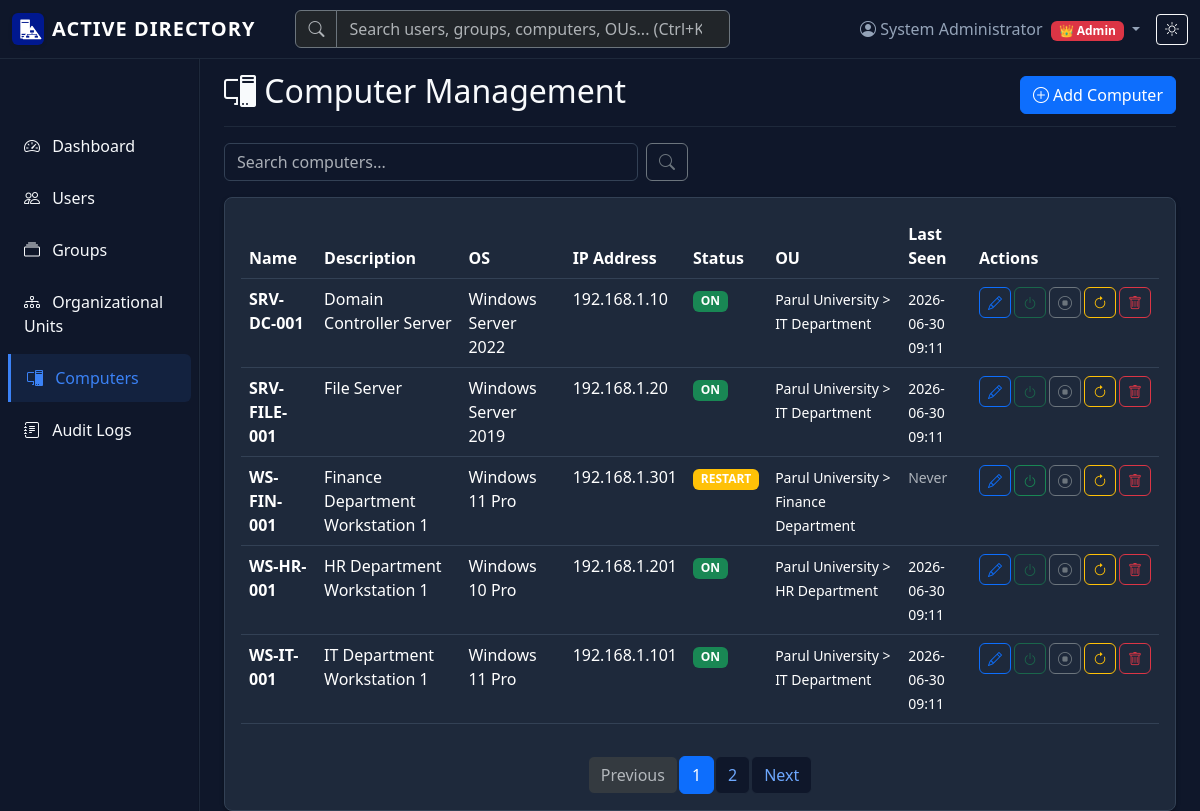
The app's page /computers (signed in) with its own data.
### models.py (models this page shows, shortened)
class User(UserMixin, db.Model):
    id = db.Column(db.Integer, primary_key=True)
    username = db.Column(db.String(80), unique=True, nullable=False, index=True)
    email = db.Column(db.String(120), unique=True, nullable=False, index=True)
    password_hash = db.Column(db.String(255), nullable=False)
    first_name = db.Column(db.String(50), nullable=False)
    last_name = db.Column(db.String(50), nullable=False)
    role = db.Column(db.String(20), nullable=False, default='User')  # Admin or User
    is_active = db.Column(db.Boolean, default=True, nullable=False)
    failed_attempts = db.Column(db.Integer, default=0, nullable=False)
    locked_until = db.Column(db.DateTime, nullable=True)
    created_at = db.Column(db.DateTime, default=lambda: datetime.now(timezone.utc), nullable=False)
    last_login = db.Column(db.DateTime, nullable=True)
    ou_id = db.Column(db.Integer, db.ForeignKey('organizational_unit.id'), nullable=True)
    groups = db.relationship('Group', secondary=group_members, lazy='subquery',
                           backref=db.backref('members', lazy=True))
    audit_logs = db.relationship('AuditLog', backref='user', lazy=True)
    def is_admin(self):
        if self.role == 'Admin':
            return True
        admin_groups = [g for g in self.groups if g.grant_admin_rights]
        return len(admin_groups) > 0

class Computer(db.Model):
    id = db.Column(db.Integer, primary_key=True)
    name = db.Column(db.String(100), unique=True, nullable=False, index=True)
    description = db.Column(db.Text, nullable=True)
    status = db.Column(db.String(20), nullable=False, default='OFF')  # ON, OFF, RESTART
    operating_system = db.Column(db.String(100), nullable=True)
    ip_address = db.Column(db.String(15), nullable=True)
    ou_id = db.Column(db.Integer, db.ForeignKey('organizational_unit.id'), nullable=True)
    created_at = db.Column(db.DateTime, default=lambda: datetime.now(timezone.utc), nullable=False)
    last_seen = db.Column(db.DateTime, nullable=True)

class OrganizationalUnit(db.Model):
    id = db.Column(db.Integer, primary_key=True)
    name = db.Column(db.String(100), nullable=False, index=True)
    description = db.Column(db.Text, nullable=True)
    parent_id = db.Column(db.Integer, db.ForeignKey('organizational_unit.id'), nullable=True)
    created_at = db.Column(db.DateTime, default=lambda: datetime.now(timezone.utc), nullable=False)
    updated_at = db.Column(db.DateTime, default=lambda: datetime.now(timezone.utc), onupdate=lambda: datetime.now(timezone.utc), nullable=False)
    __table_args__ = (
        db.UniqueConstraint('name', 'parent_id', name='uq_ou_name_parent'),
    )
    parent = db.relationship('OrganizationalUnit', remote_side=[id], backref='children')
    computers = db.relationship('Computer', backref='organizational_unit', lazy=True)
    users = db.relationship('User', backref='organizational_unit', lazy=True)
    groups = db.relationship('Group', backref='organizational_unit', lazy=True)
    def get_full_path(self):
        path = [self.name]
        current = self.parent
        while current:
            path.append(current.name)
            current = current.parent
        return ' > '.join(reversed(path))

### app.py (the view)
@app.route('/computers')
@login_required_with_message
def computers():
    page = request.args.get('page', 1, type=int)
    search = request.args.get('search', '', type=str)
    query = Computer.query
    if search:
        query = query.filter(Computer.name.contains(search))
    computers_pagination = query.order_by(Computer.name).paginate(
        page=page, per_page=app.config['ITEMS_PER_PAGE'], error_out=False
    )
    return render_template('computers.html', title='Computer Management',
                         computers=computers_pagination.items, pagination=computers_pagination, search=search)

### templates/computers.html (shortened to what this page needs)
{% extends "base.html" %}
{% block content %}
<div class="d-flex justify-content-between flex-wrap flex-md-nowrap align-items-center pt-3 pb-2 mb-3 border-bottom">
    <h1 class="h2"><i class="bi bi-pc-display"></i> Computer Management</h1>
    {% if current_user.is_admin() %}
    <div class="btn-toolbar mb-2 mb-md-0">
        <a href="{{ url_for('add_computer') }}" class="btn btn-primary">
            <i class="bi bi-plus-circle"></i> Add Computer
        </a>
    </div>
    {% endif %}
</div>
<div class="row mb-3">
    <div class="col-md-6">
        <form method="GET" class="d-flex">
            <input type="text" name="search" class="form-control" placeholder="Search computers..."
                   value="{{ search }}" onchange="this.form.submit()">
            <button type="submit" class="btn btn-outline-secondary ms-2">
                <i class="bi bi-search"></i>
            </button>
        </form>
    </div>
</div>
<div class="card">
    <div class="card-body d-flex flex-column paginated-container">
        {% if computers %}
        <div class="table-responsive">
            <table class="table table-hover">
                <thead>
                    <tr>
                        <th>Name</th>
                        <th>Description</th>
                        <th>OS</th>
                        <th>IP Address</th>
                        <th>Status</th>
                        <th>OU</th>
                        <th>Last Seen</th>
                        {% if current_user.is_admin() %}
                        <th>Actions</th>
                        {% endif %}
                    </tr>
                </thead>
                <tbody>
                    {% for computer in computers %}
                    <tr>
                        <td><strong>{{ computer.name }}</strong></td>
                        <td>{{ computer.description or '-' }}</td>
                        <td>{{ computer.operating_system or '-' }}</td>
                        <td>{{ computer.ip_address or '-' }}</td>
                        <td>
                            <span id="comp-badge-{{ computer.id }}" class="badge
                                {% if computer.status == 'ON' %}bg-success
                                {% elif computer.status == 'OFF' %}bg-danger
                                {% else %}bg-warning{% endif %}">
                                {{ computer.status }}
                            </span>
                        </td>
                        <td>
                            {% if computer.organizational_unit %}
                                <small>{{ computer.organizational_unit.get_full_path() }}</small>
                            {% else %}
                                <small class="text-muted">None</small>
                            {% endif %}
                        </td>
                        <td>
                            {% if computer.last_seen %}
                                <small>{{ computer.last_seen.strftime('%Y-%m-%d %H:%M') }}</small>
                            {% else %}
                                <small class="text-muted">Never</small>
                            {% endif %}
                        </td>
                        {% if current_user.is_admin() %}
                        <td>
                            <div class="btn-group" role="group">
                                <a href="{{ url_for('edit_computer', id=computer.id) }}"
                                   class="btn btn-sm btn-outline-primary" title="Edit">
                                    <i class="bi bi-pencil"></i>
                                </a>
                                <button type="button" class="btn btn-sm btn-outline-success" title="Turn ON"
                                        onclick="computerAction({{ computer.id }}, 'ON')"
                                        {% if computer.status == 'ON' %}disabled{% endif %}>
                                    <i class="bi bi-power"></i>
                                </button>
                                <button type="button" class="btn btn-sm btn-outline-secondary" title="Turn OFF"
                                        onclick="computerAction({{ computer.id }}, 'OFF')"
                                        {% if computer.status == 'OFF' %}disabled{% endif %}>
                                    <i class="bi bi-stop-circle"></i>
                                </button>
                                <button type="button" class="btn btn-sm btn-outline-warning" title="Restart"
                                        onclick="computerRestart({{ computer.id }})">
                                    <i class="bi bi-arrow-clockwise"></i>
                                </button>
                                <button type="button" class="btn btn-sm btn-outline-danger"
                                        onclick="confirmDelete('{{ computer.name }}', '{{ url_for('delete_computer', id=computer.id) }}')"
                                        title="Delete">
                                    <i class="bi bi-trash"></i>
                                </button>
                            </div>
                        </td>
                        {% endif %}
                    </tr>
                    {% endfor %}
                </tbody>
            </table>
        </div>
        {% if pagination %}
        <nav aria-label="Computer pagination" class="mt-auto pt-3">
            <ul class="pagination justify-content-center mb-0">
                {% if pagination.has_prev %}
                    <li class="page-item">
                        <a class="page-link" href="{{ url_for('computers', page=pagination.prev_num, search=search) }}">Previous</a>
                    </li>
                {% else %}
                    <li class="page-item disabled">
                        <span class="page-link">Previous</span>
                    </li>
                {% endif %}
                {% for page_num in pagination.iter_pages() %}
                    {% if page_num %}
                        {% if page_num != pagination.page %}
                            <li class="page-item">
                                <a class="page-link" href="{{ url_for('computers', page=page_num, search=search) }}">{{ page_num }}</a>
                            </li>
                        {% else %}
                            <li class="page-item active">
                                <span class="page-link">{{ page_num }}</span>
                            </li>
                        {% endif %}
                    {% else %}
                        <li class="page-item disabled">
                            <span class="page-link">...</span>
                        </li>
                    {% endif %}
                {% endfor %}
                {% if pagination.has_next %}
                    <li class="page-item">
                        <a class="page-link" href="{{ url_for('computers', page=pagination.next_num, search=search) }}">Next</a>
                    </li>
                {% else %}
                    <li class="page-item disabled">
                        <span class="page-link">Next</span>
                    </li>
                {% endif %}
            </ul>
        </nav>
        {% endif %}
        {% else %}
        <p class="text-muted text-center">No computers found.</p>
        {% endif %}
    </div>
</div>
{% endblock %}

### templates/base.html (shortened to what this page needs)
<!DOCTYPE html>
<html lang="en" data-bs-theme="dark">
<head>
    <link href="https://cdn.jsdelivr.net/npm/bootstrap@5.3.2/dist/css/bootstrap.min.css" rel="stylesheet">
    <link href="https://cdn.jsdelivr.net/npm/bootstrap-icons@1.11.1/font/bootstrap-icons.css" rel="stylesheet">
    <link href="{{ url_for('static', filename='css/custom.css') }}" rel="stylesheet">
</head>
<body>
    {% if current_user.is_authenticated %}
    <nav class="navbar navbar-expand-lg navbar-dark bg-primary fixed-top">
        <div class="container-fluid">
            <a class="navbar-brand d-flex align-items-center" href="{{ url_for('dashboard') }}">
                <strong style="letter-spacing: 1px; font-weight: 700;">ACTIVE DIRECTORY</strong>
            </a>
            <div class="collapse navbar-collapse" id="navbarNav">
                <ul class="navbar-nav me-auto mb-2 mb-lg-0 w-50">
                    <li class="nav-item w-100 ms-lg-4">
                        <form class="d-flex" action="{{ url_for('search') }}" method="GET">
                            <div class="input-group">
                                <span class="input-group-text bg-dark border-secondary text-muted"><i class="bi bi-search"></i></span>
                                <input class="form-control bg-dark border-secondary text-light" type="search" name="q" placeholder="Search users, groups, computers, OUs... (Ctrl+K)" aria-label="Search">
                            </div>
                        </form>
                    </li>
                </ul>
                <ul class="navbar-nav align-items-center">
                    <li class="nav-item dropdown">
                        <a class="nav-link dropdown-toggle" href="#" role="button" data-bs-toggle="dropdown">
                            <i class="bi bi-person-circle"></i> {{ current_user.first_name }} {{ current_user.last_name }}
                            {% if current_user.is_admin() %}
                                <span class="badge bg-danger ms-1">👑 Admin</span>
                            {% endif %}
                        </a>
                    </li>
                    <li class="nav-item">
                        <button class="btn btn-outline-light btn-sm ms-2" onclick="toggleTheme()" id="themeToggle">
                        </button>
                    </li>
                </ul>
            </div>
        </div>
    </nav>
    {% endif %}
    <div class="container-fluid">
        <div class="row">
            {% if current_user.is_authenticated %}
            <nav class="col-md-2 d-md-block bg-body-secondary sidebar collapse">
                <div class="position-sticky pt-3">
                    <ul class="nav flex-column">
                        <li class="nav-item">
                            <a class="nav-link {% if request.endpoint == 'dashboard' %}active{% endif %}"
                               href="{{ url_for('dashboard') }}">
                                <i class="bi bi-speedometer2"></i> Dashboard
                            </a>
                        </li>
                        <li class="nav-item">
                            <a class="nav-link {% if request.endpoint in ['users', 'add_user', 'edit_user'] %}active{% endif %}"
                               href="{{ url_for('users') }}">
                                <i class="bi bi-people"></i> Users
                            </a>
                        </li>
                        <li class="nav-item">
                            <a class="nav-link {% if request.endpoint in ['groups', 'add_group', 'edit_group'] %}active{% endif %}"
                               href="{{ url_for('groups') }}">
                                <i class="bi bi-collection"></i> Groups
                            </a>
                        </li>
                        <li class="nav-item">
                            <a class="nav-link {% if request.endpoint and request.endpoint.startswith('ou_bp.') %}active{% endif %}"
                               href="{{ url_for('ou_bp.organizational_units') }}">
                                <i class="bi bi-diagram-3"></i> Organizational Units
                            </a>
                        </li>
                        <li class="nav-item">
                            <a class="nav-link {% if request.endpoint in ['computers', 'add_computer', 'edit_computer'] %}active{% endif %}"
                               href="{{ url_for('computers') }}">
                                <i class="bi bi-pc-display"></i> Computers
                            </a>
                        </li>
                        <li class="nav-item">
                            <a class="nav-link {% if request.endpoint == 'audit_logs' %}active{% endif %}"
                               href="{{ url_for('audit_logs') }}">
                                <i class="bi bi-journal-text"></i> Audit Logs
                            </a>
                        </li>
                    </ul>
                </div>
            </nav>
            {% endif %}
            <main class="{% if current_user.is_authenticated %}col-md-9 ms-sm-auto col-lg-10 px-md-4{% else %}col-12{% endif %}">
                {% block content %}{% endblock %}
            </main>
        </div>
    </div>
</body>
</html>

### records on screen
User: first_name "System", last_name "Administrator"
Computer: name "SRV-DC-001", description "Domain Controller Server", operating_system "Windows Server 2022", ip_address "192.168.1.10", status "ON", organizational_unit.get_full_path "Parul University > IT Department", last_seen "2026-06-30 09:11"
Computer: name "SRV-FILE-001", description "File Server", operating_system "Windows Server 2019", ip_address "192.168.1.20", status "ON", organizational_unit.get_full_path "Parul University > IT Department", last_seen "2026-06-30 09:11"
Computer: name "WS-FIN-001", description "Finance Department Workstation 1", operating_system "Windows 11 Pro", ip_address "192.168.1.301", status "RESTART", organizational_unit.get_full_path "Parul University > Finance Department", shows "Never"
Computer: name "WS-HR-001", description "HR Department Workstation 1", operating_system "Windows 10 Pro", ip_address "192.168.1.201", status "ON", organizational_unit.get_full_path "Parul University > HR Department", last_seen "2026-06-30 09:11"
Computer: name "WS-IT-001", description "IT Department Workstation 1", operating_system "Windows 11 Pro", ip_address "192.168.1.101", status "ON", organizational_unit.get_full_path "Parul University > IT Department", last_seen "2026-06-30 09:11"

### other values on screen
{{ page_num }} "1"
{{ page_num }} "2"
